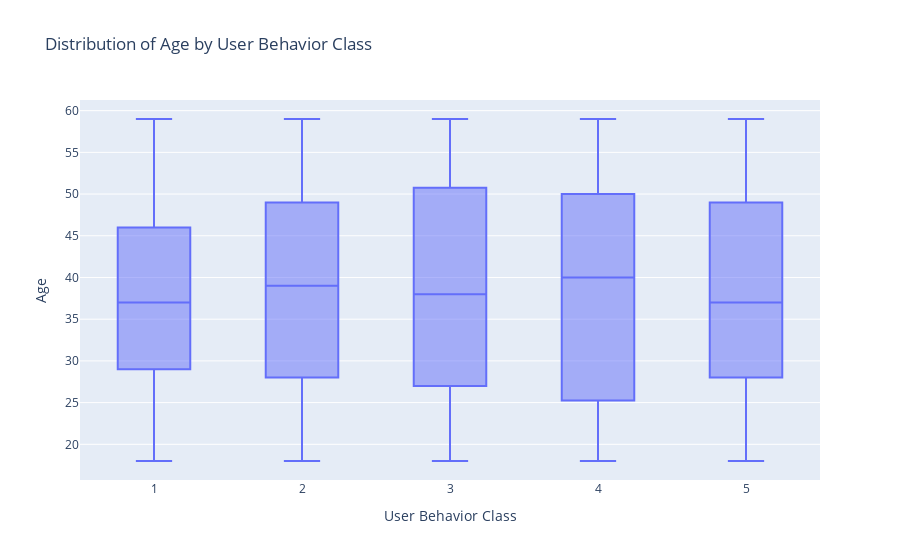

The notebook cell this image was saved under:
### Code cell
# Box Plot - Distribution of 'Age' for each 'User Behavior Class'
box_plot_data = df.groupby('User Behavior Class')['Age'].apply(list).to_dict()

# Convert the dictionary into a DataFrame for Plotly
df_boxplot = pd.DataFrame({
    'User Behavior Class': [key for key in box_plot_data for _ in box_plot_data[key]],
    'Age': [value for values in box_plot_data.values() for value in values]
})

# Create the box plot using Plotly Express
fig = px.box(df_boxplot, 
             x='User Behavior Class', 
             y='Age', 
             title='Distribution of Age by User Behavior Class',
             labels={'User Behavior Class': 'User Behavior Class',
                     'Age': 'Screen On Time (hours/day)'})

# Customize layout (optional)
fig.update_layout(
    xaxis_title='User Behavior Class',
    yaxis_title='Age',
    boxmode='group'  # Group the boxes for each category
)

# Show the interactive box plot
fig.show()

### Figure 1 — Plotly figure (JSON) as saved in the notebook; plotly's stock layout.template omitted (floating-point values rounded to 4 significant figures; data arrays with more than 128 entries replaced by an {"elided": "..."} marker saying what was removed)
{"data": [{"alignmentgroup": "True", "hovertemplate": "User Behavior Class=%{x}<br>Screen On Time (hours/day)=%{y}<extra></extra>", "legendgroup": "", "marker": {"color": "#636efa"}, "name": "", "notched": false, "offsetgroup": "", "orientation": "v", "showlegend": false, "type": "box", "x": {"elided": "700 int values"}, "x0": " ", "xaxis": "x", "y": {"elided": "700 int values"}, "y0": " ", "yaxis": "y"}], "layout": {"boxmode": "group", "legend": {"tracegroupgap": 0}, "title": {"text": "Distribution of Age by User Behavior Class"}, "xaxis": {"anchor": "y", "domain": [0, 1], "title": {"text": "User Behavior Class"}}, "yaxis": {"anchor": "x", "domain": [0, 1], "title": {"text": "Age"}}}}
